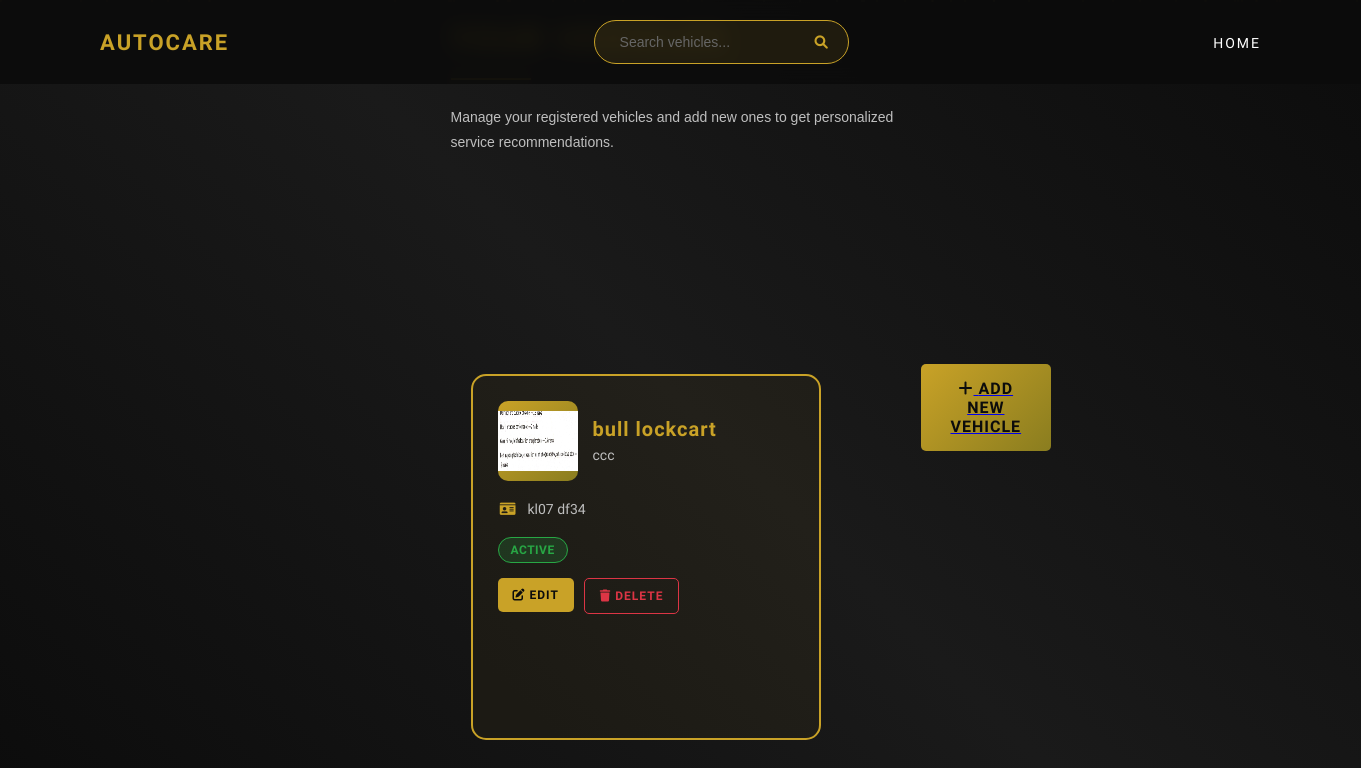
/yourvehicles/ (signed in), run on an earlier commit of the app's database.
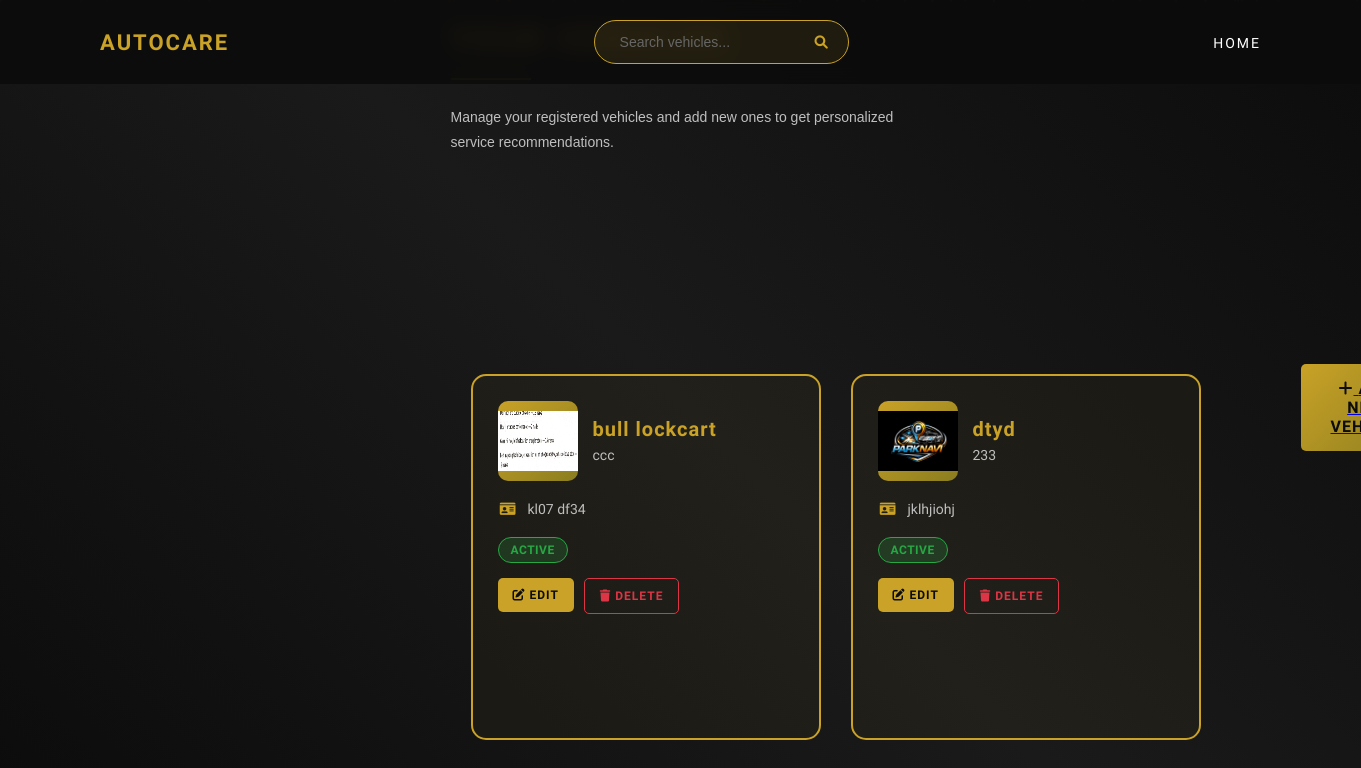
And on a later commit of the database.
### app/models.py (models this page shows)
class VehicleRegistration(models.Model):
    userd = models.ForeignKey(user, on_delete=models.CASCADE)
    vehicle_name = models.CharField(max_length=100)
    vehicle_model = models.CharField(max_length=100)
    license_plate = models.CharField(max_length=20)
    vehicle_image = models.ImageField(upload_to='vehicle_images/', null=True, blank=True)
    rc = models.FileField(upload_to='rc/', null=True, blank=True)
    insurance = models.FileField(upload_to='insurance/', null=True, blank=True)
    pollution = models.FileField(upload_to='pollution/', null=True, blank=True)

### app/views.py (the view)
# urls.py: path('yourvehicles/', views.yourvehicles, name='yourvehicles'),
def yourvehicles(request):
    email=request.session['email']
    cr =user.objects.get(email=email)
    vehicles = VehicleRegistration.objects.filter(userd=cr)
    return render(request, "yourvehicles.html", {"vehicles": vehicles})

### app/templates/yourvehicles.html (shortened to what this page needs)
<!DOCTYPE html>
{%load static %}
<html lang="en">
<head>
<link rel="stylesheet" href="https://cdnjs.cloudflare.com/ajax/libs/font-awesome/6.0.0/css/all.min.css">
<link rel="stylesheet" href="{% static 'styles.css' %}">
</head>
<body>
<nav class="navbar">
    <div class="nav-logo">AUTOCARE</div>
    <div class="nav-search">
        <input type="text" class="search-input" placeholder="Search vehicles..." id="navSearch">
        <button class="search-btn" onclick="searchVehicles()">
            <i class="fas fa-search"></i>
        </button>
    </div>
    <ul class="nav-links">
        <li><a href="/uerhome/">HOME</a></li>
    </ul>
</nav>
<div class="particles" id="particles"></div>
<div class="container page-content" id="pageContent">
    <div style="grid-column: 1 / -1;">
        <div class="section-title">YOUR VEHICLES</div>
        <div class="text">
            Manage your registered vehicles and add new ones to get personalized service recommendations.
        </div>
    </div>
    <div class="vehicles-container">
{% for v in vehicles %}
    <div class="vehicle-card">
        <div class="vehicle-header">
            <div class="vehicle-image">
                {% if v.vehicle_image %}
                    <img src="{{ v.vehicle_image.url }}" width="80" height="60">
                {% else %}
                    <i class="fas fa-car"></i>
                {% endif %}
            </div>
            <div class="vehicle-info">
                <div class="vehicle-name">{{ v.vehicle_name }}</div>
                <div class="vehicle-details">{{ v.vehicle_model }}</div>
            </div>
        </div>
        <div class="vehicle-specs">
            <div class="spec-item">
                <i class="fas fa-id-card"></i>
                <span>{{ v.license_plate }}</span>
            </div>
        </div>
        <div class="vehicle-status status-active">
            ACTIVE
        </div>
        <div class="vehicle-actions">
            <a href="{% url 'edit_vehicle' v.id %}">
                <button class="action-btn primary-btn">
                    <i class="fas fa-edit"></i> EDIT
                </button>
            </a>
            <a href="{% url 'delete_vehicle' v.id %}">
                <button class="action-btn danger-btn">
                    <i class="fas fa-trash"></i> DELETE
                </button>
            </a>
        </div>
    </div>
{% empty %}
    <p style="color:white;">No vehicles added yet.</p>
{% endfor %}
</div>
<a href="{% url 'register_vehicle' %}">
    <button class="add-vehicle-btn">
        <i class="fas fa-plus"></i> ADD NEW VEHICLE
    </button>
</a>
</body>
</html>

What changed in the data, as far as the page shows it:
added VehicleRegistration: vehicle_image (picture), vehicle_name "dtyd", vehicle_model "233", license_plate "jklhjiohj"
